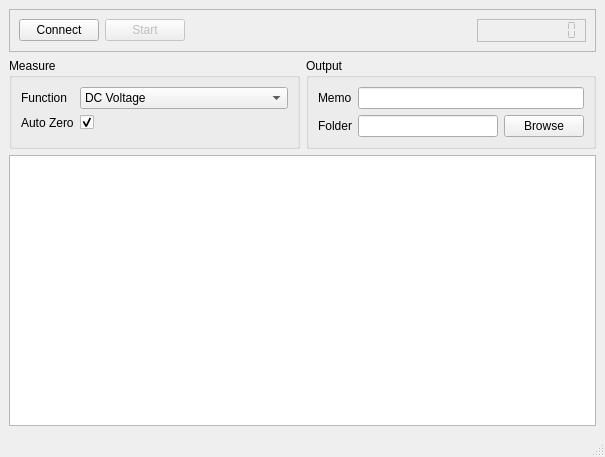
<?xml version="1.0" encoding="UTF-8"?>
<ui version="4.0">
 <class>MainWindow</class>
 <widget class="QMainWindow" name="MainWindow">
  <property name="geometry">
   <rect>
    <x>0</x>
    <y>0</y>
    <width>605</width>
    <height>457</height>
   </rect>
  </property>
  <property name="windowTitle">
   <string>MainWindow</string>
  </property>
  <widget class="QWidget" name="centralwidget">
   <layout class="QVBoxLayout" name="verticalLayout">
    <item>
     <widget class="QFrame" name="frame">
      <property name="frameShape">
       <enum>QFrame::Shape::StyledPanel</enum>
      </property>
      <property name="frameShadow">
       <enum>QFrame::Shadow::Raised</enum>
      </property>
      <layout class="QHBoxLayout" name="horizontalLayout">
       <item>
        <widget class="QPushButton" name="connectionPushButton">
         <property name="text">
          <string>Connect</string>
         </property>
        </widget>
       </item>
       <item>
        <widget class="QPushButton" name="startStopPushButton">
         <property name="enabled">
          <bool>false</bool>
         </property>
         <property name="text">
          <string>Start</string>
         </property>
        </widget>
       </item>
       <item>
        <spacer name="horizontalSpacer">
         <property name="orientation">
          <enum>Qt::Orientation::Horizontal</enum>
         </property>
         <property name="sizeHint" stdset="0">
          <size>
           <width>40</width>
           <height>20</height>
          </size>
         </property>
        </spacer>
       </item>
       <item>
        <widget class="QLCDNumber" name="lcdNumber">
         <property name="enabled">
          <bool>false</bool>
         </property>
         <property name="minimumSize">
          <size>
           <width>80</width>
           <height>0</height>
          </size>
         </property>
         <property name="frameShape">
          <enum>QFrame::Shape::Box</enum>
         </property>
         <property name="frameShadow">
          <enum>QFrame::Shadow::Plain</enum>
         </property>
         <property name="midLineWidth">
          <number>0</number>
         </property>
         <property name="digitCount">
          <number>10</number>
         </property>
         <property name="segmentStyle">
          <enum>QLCDNumber::SegmentStyle::Flat</enum>
         </property>
        </widget>
       </item>
      </layout>
     </widget>
    </item>
    <item>
     <layout class="QHBoxLayout" name="horizontalLayout_3">
      <item>
       <widget class="QGroupBox" name="measurementGroupBox">
        <property name="title">
         <string>Measure</string>
        </property>
        <layout class="QFormLayout" name="formLayout">
         <item row="0" column="0">
          <widget class="QLabel" name="functionLabel">
           <property name="text">
            <string>Function</string>
           </property>
          </widget>
         </item>
         <item row="0" column="1">
          <widget class="QComboBox" name="functionComboBox">
           <item>
            <property name="text">
             <string>DC Voltage</string>
            </property>
           </item>
           <item>
            <property name="text">
             <string>DC Current</string>
            </property>
           </item>
           <item>
            <property name="text">
             <string>AC Voltage</string>
            </property>
           </item>
           <item>
            <property name="text">
             <string>AC Current</string>
            </property>
           </item>
           <item>
            <property name="text">
             <string>Resistance</string>
            </property>
           </item>
           <item>
            <property name="text">
             <string>Resistance (4 probe)</string>
            </property>
           </item>
           <item>
            <property name="text">
             <string>Frequency</string>
            </property>
           </item>
           <item>
            <property name="text">
             <string>Period</string>
            </property>
           </item>
          </widget>
         </item>
         <item row="1" column="0">
          <widget class="QLabel" name="autoZeroLabel">
           <property name="text">
            <string>Auto Zero</string>
           </property>
          </widget>
         </item>
         <item row="1" column="1">
          <widget class="QCheckBox" name="autoZeroCheckBox">
           <property name="checked">
            <bool>true</bool>
           </property>
          </widget>
         </item>
        </layout>
       </widget>
      </item>
      <item>
       <widget class="QGroupBox" name="groupBox">
        <property name="title">
         <string>Output</string>
        </property>
        <layout class="QFormLayout" name="formLayout_2">
         <item row="0" column="0">
          <widget class="QLabel" name="memoLabel">
           <property name="text">
            <string>Memo</string>
           </property>
          </widget>
         </item>
         <item row="0" column="1">
          <widget class="QLineEdit" name="memoLineEdit">
           <property name="sizePolicy">
            <sizepolicy hsizetype="Minimum" vsizetype="Fixed">
             <horstretch>0</horstretch>
             <verstretch>0</verstretch>
            </sizepolicy>
           </property>
          </widget>
         </item>
         <item row="1" column="0">
          <widget class="QLabel" name="folderLabel">
           <property name="text">
            <string>Folder</string>
           </property>
          </widget>
         </item>
         <item row="1" column="1">
          <layout class="QHBoxLayout" name="horizontalLayout_2">
           <item>
            <widget class="QLineEdit" name="folderLineEdit">
             <property name="sizePolicy">
              <sizepolicy hsizetype="Minimum" vsizetype="Fixed">
               <horstretch>0</horstretch>
               <verstretch>0</verstretch>
              </sizepolicy>
             </property>
            </widget>
           </item>
           <item>
            <widget class="QPushButton" name="browseButton">
             <property name="sizePolicy">
              <sizepolicy hsizetype="Fixed" vsizetype="Fixed">
               <horstretch>0</horstretch>
               <verstretch>0</verstretch>
              </sizepolicy>
             </property>
             <property name="text">
              <string>Browse</string>
             </property>
            </widget>
           </item>
          </layout>
         </item>
        </layout>
       </widget>
      </item>
     </layout>
    </item>
    <item>
     <widget class="PlotWidget" name="graph">
      <property name="sizePolicy">
       <sizepolicy hsizetype="Expanding" vsizetype="MinimumExpanding">
        <horstretch>0</horstretch>
        <verstretch>0</verstretch>
       </sizepolicy>
      </property>
      <property name="minimumSize">
       <size>
        <width>0</width>
        <height>200</height>
       </size>
      </property>
     </widget>
    </item>
   </layout>
  </widget>
  <widget class="QStatusBar" name="statusbar"/>
 </widget>
 <customwidgets>
  <customwidget>
   <class>PlotWidget</class>
   <extends>QGraphicsView</extends>
   <header>pyqtgraph</header>
  </customwidget>
 </customwidgets>
 <resources/>
 <connections/>
</ui>
